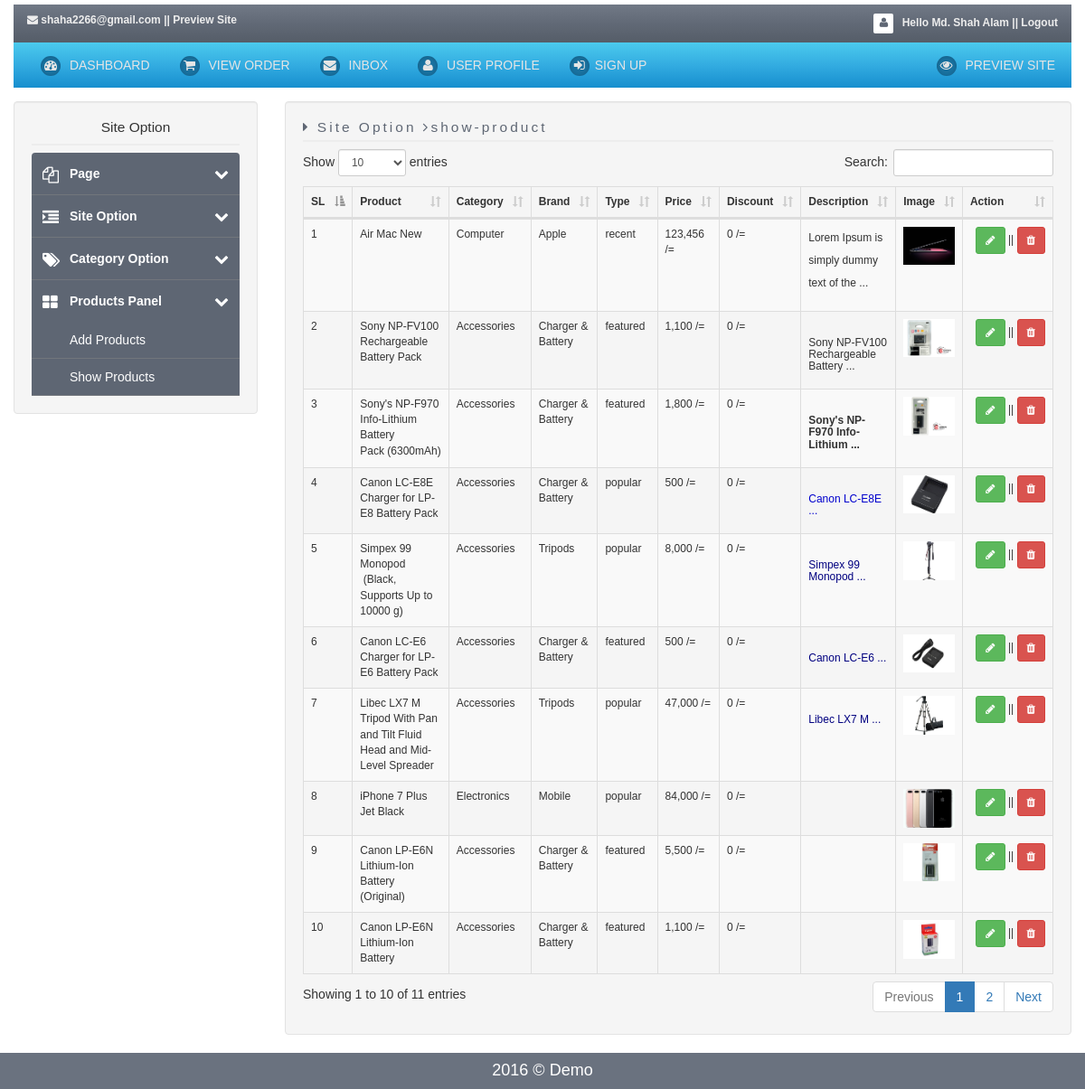
The app's page /admin/index.php?page=show-product (signed in) with its own data.
### tables this page shows
CREATE TABLE `tbl_product` (
  `productId` int(11) NOT NULL,
  `productName` varchar(200) DEFAULT NULL,
  `catId` varchar(200) DEFAULT NULL,
  `brandId` varchar(200) DEFAULT NULL,
  `type` varchar(200) DEFAULT NULL,
  `price` double DEFAULT NULL,
  `discount` double DEFAULT NULL,
  `description` varchar(15000) DEFAULT NULL,
  `image` varchar(200) DEFAULT NULL,
  `dateTime` datetime DEFAULT NULL,
  `updateDateTime` datetime DEFAULT NULL
);

CREATE TABLE `tbl_category` (
  `catId` int(11) NOT NULL,
  `categoryName` varchar(200) DEFAULT NULL,
  `dateTime` datetime DEFAULT NULL,
  `updateDateTime` datetime DEFAULT NULL
);

CREATE TABLE `tbl_brand` (
  `brandId` int(11) NOT NULL,
  `categoryName` varchar(200) DEFAULT NULL,
  `brandName` varchar(200) DEFAULT NULL,
  `image` varchar(200) DEFAULT NULL,
  `dateTime` datetime DEFAULT NULL,
  `updateDateTime` datetime DEFAULT NULL
);

### config/database.php (called while the page is built, shortened)
<?php
	class Database{
		public $host = DB_HOST;
		public $user = DB_USER;
		public $pass = DB_PASS;
		public $dbname = DB_NAME;
		public $link;
		private function connectDB(){
			$this->link = new mysqli($this->host, $this->user,$this->pass, $this->dbname);
		}
		public function select($sql){
			$result = $this->link->query($sql) or die($this->link->error.__LINE__);
			if($result->num_rows > 0){
				return $result;
			}else{
				return false;
			}
		}
	}
?>

### classes/product.class.php (called while the page is built, shortened)
<?php
	$dirpath = realpath(dirname(__FILE__));
	include_once ($dirpath.'/../config/database.php');
	include_once 'format.php';
?>
<?php
	class Product{
		private $db;
		public function __construct(){
			$this->db = new Database();
		}
		public function showProduct(){
			$query 	= "SELECT tbl_product.*, tbl_category.categoryName, tbl_brand.brandName
						FROM tbl_product
						INNER JOIN tbl_category
						ON tbl_product.catId = tbl_category.catId
						INNER JOIN tbl_brand
						ON tbl_product.brandId = tbl_brand.brandId
						ORDER BY tbl_product.productId DESC";
			$result = $this->db->select($query);
			return $result;
		}
	}
?>

### classes/format.php (called while the page is built, shortened)
<?php
	class Format{
		public function textShorten($text, $limit = 400){
			$text = $text. " ";
			$text = substr($text, 0, $limit);
			$text = substr($text, 0, strrpos($text, ' '));
			$text = $text." ...";
			return $text;
		}
	}
?>

### admin/includes/show-product.php (the view)
<div class="col-md-12 form-horizontal">
	<table id="example" class="table table-striped table-bordered p-size" width="100%" cellspacing="0">
        <thead>
            <tr>
                <th>SL</th>
                <th>Product</th>
				<th>Category</th>
				<th>Brand</th>
				<th>Type</th>
				<th>Price</th>
				<th>Discount</th>
				<th>Description</th>
				<th>Image</th>
                <th>Action</th>
            </tr>
        </thead>
        <tbody>
			<?php
				$showProduct = $pd->showProduct();
				if($showProduct){
					$i = 0;
					while($result = $showProduct->fetch_assoc()){
						$i++;
				?>
					<tr>
						<td><?php echo $i; ?></td>
						<td><?php echo $result['productName'];?></td>
						<td><?php echo $result['categoryName'];?></td>
						<td><?php echo $result['brandName'];?></td>
						<td><?php echo $result['type'];?></td>
						<td><?php echo number_format($result['price']).' /=';?></td>
						<td><?php echo number_format($result['discount']).' /=';?></td>
						<td><?php echo $fm->textShorten($result['description'],50);?></td>
						<td><img src="<?php echo $result['image'];?>" class="img-responsive"/></td>
						<td width="15%" class="text-right"><a href="index.php?page=edit_product&id=<?php echo $result['productId'];?>" class="btn btn-sm btn-success"data-toggle="tooltip" data-placement="top" title="Edit" ><i class="fa fa-pencil"></i> </a> || <a href="javascript:productRemove(<?php echo $result['productId'] ?>)" class="btn btn-sm btn-danger" data-toggle="tooltip" data-placement="top" title="Delete"><i class="fa fa-trash"></i></a></td>
					</tr>
			<?php } } ?>
        </tbody>
    </table>
</div>

### admin/css/style.css (style rules this page uses)
* { margin: 0px; padding: 0px; }
html, body { height: 100%; -webkit-font-smoothing: antialiased; font: normal 14px arial,sans-serif; }
h1,h2,h3,h4 { font-family: normal 14px arial,sans-serif; vertical-align:middle; }
h1 { font-size:50px; }
p { line-height:25px; }
body a { text-decoration:none!important; }
.p-size h1, .p-size h2, .p-size h3, .p-size h4, .p-size h5, .p-size h6, .p-size p, .p-size th, .p-size tr, .p-size td { font-size:12px; }

### records on screen
tbl_product: productName "Air Mac New", catId.categoryName "Computer", brandId.brandName "Apple", type "recent", price "123,456", discount "0", description "Lorem Ipsum is simply dummy text of the ...", image (picture)
tbl_product: productName "Sony NP-FV100 Rechargeable Battery Pack", catId.categoryName "Accessories", brandId.brandName "Charger & Battery", type "featured", price "1,100", discount "0", description "Sony NP-FV100 Rechargeable Battery ...", image (picture)
tbl_product: productName "Sony's NP-F970 Info-Lithium Battery Pack (6300mAh)", catId.categoryName "Accessories", brandId.brandName "Charger & Battery", type "featured", price "1,800", discount "0", description "Sony's NP-F970 Info-Lithium ...", image (picture)
tbl_product: productName "Canon LC-E8E Charger for LP-E8 Battery Pack", catId.categoryName "Accessories", brandId.brandName "Charger & Battery", type "popular", price "500", discount "0", description "Canon LC-E8E ...", image (picture)
tbl_product: productName "Simpex 99 Monopod (Black, Supports Up to 10000 g)", catId.categoryName "Accessories", brandId.brandName "Tripods", type "popular", price "8,000", discount "0", description "Simpex 99 Monopod ...", image (picture)
tbl_product: productName "Canon LC-E6 Charger for LP-E6 Battery Pack", catId.categoryName "Accessories", brandId.brandName "Charger & Battery", type "featured", price "500", discount "0", description "Canon LC-E6 ...", image (picture)
tbl_product: productName "Libec LX7 M Tripod With Pan and Tilt Fluid Head and Mid-Level Spreader", catId.categoryName "Accessories", brandId.brandName "Tripods", type "popular", price "47,000", discount "0", description "Libec LX7 M ...", image (picture)
tbl_product: productName "iPhone 7 Plus Jet Black", catId.categoryName "Electronics", brandId.brandName "Mobile", type "popular", price "84,000", discount "0", image (picture)
tbl_product: productName "Canon LP-E6N Lithium-Ion Battery (Original)", catId.categoryName "Accessories", brandId.brandName "Charger & Battery", type "featured", price "5,500", discount "0", image (picture)
tbl_product: productName "Canon LP-E6N Lithium-Ion Battery", catId.categoryName "Accessories", brandId.brandName "Charger & Battery", type "featured", price "1,100", discount "0", image (picture)

### other values on screen
Session::get('email') "shaha2266@gmail.com"
Session::get('controlerName') "Md. Shah Alam"
$title "show-product"
